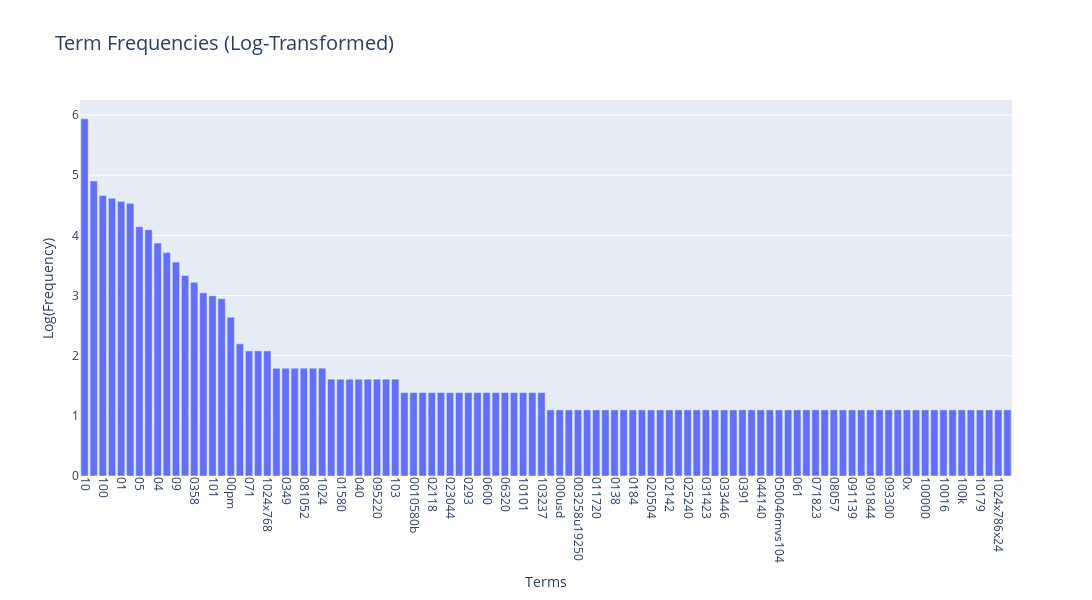

Source (notebook cell):
### Markdown cell above
### >>> **Exercise 15 (take home):** 
You can copy the code from the previous exercise and change the 'term_frequencies' variable for the 'term_frequencies_log', comment about the differences that you observe and talk about other possible insights that we can get from a log distribution.

### Code cell
# Answer here
log_frequencies = np.log1p(sorted_frequencies)

fig = px.bar(x=sorted_terms, y=log_frequencies, labels={'x': 'Terms', 'y': 'Log(Frequency)'}, title="Term Frequencies (Log-Transformed)")
fig.update_layout(xaxis=dict(tickangle=90), height=600, width=1400, title_font_size=20)
fig.show()

### Figure 1 — Plotly figure (JSON) as saved in the notebook; plotly's stock layout.template omitted (floating-point values rounded to 4 significant figures)
{"data": [{"alignmentgroup": "True", "hovertemplate": "Terms=%{x}<br>Log(Frequency)=%{y}<extra></extra>", "legendgroup": "", "marker": {"color": "#636efa", "pattern": {"shape": ""}}, "name": "", "offsetgroup": "", "orientation": "v", "showlegend": false, "textposition": "auto", "type": "bar", "x": ["10", "00", "100", "03", "01", "000", "05", "02", "04", "08", "09", "07", "0358", "1000", "101", "06", "00pm", "1013", "071", "102", "1024x768", "00am", "0349", "0511", "081052", "084042", "1024", "0100", "01580", "0200", "040", "0423", "095220", "101010", "103", "0001", "0010580b", "002", "02118", "02173", "023044", "024103", "0293", "041343", "0600", "0608", "06320", "0x100", "10101", "102007", "103237", "0000001200", "000usd", "001642", "003258u19250", "004021809", "011720", "013", "0138", "015931", "0184", "01a", "020504", "02115", "02142", "024150", "025240", "025924", "031423", "032251", "033446", "034226", "0391", "043654", "044140", "0500", "050046mvs104", "0510", "061", "063425", "071823", "0721", "08057", "090030", "091139", "091258", "091844", "0930", "093300", "0987", "0x", "10000", "100000", "100015", "10016", "100grams", "100k", "1015", "10179", "10193", "1024x786x24", "1028"], "xaxis": "x", "y": [5.938, 4.905, 4.663, 4.615, 4.564, 4.533, 4.143, 4.094, 3.871, 3.714, 3.555, 3.332, 3.219, 3.045, 2.996, 2.944, 2.639, 2.197, 2.079, 2.079, 2.079, 1.792, 1.792, 1.792, 1.792, 1.792, 1.792, 1.609, 1.609, 1.609, 1.609, 1.609, 1.609, 1.609, 1.609, 1.386, 1.386, 1.386, 1.386, 1.386, 1.386, 1.386, 1.386, 1.386, 1.386, 1.386, 1.386, 1.386, 1.386, 1.386, 1.386, 1.099, 1.099, 1.099, 1.099, 1.099, 1.099, 1.099, 1.099, 1.099, 1.099, 1.099, 1.099, 1.099, 1.099, 1.099, 1.099, 1.099, 1.099, 1.099, 1.099, 1.099, 1.099, 1.099, 1.099, 1.099, 1.099, 1.099, 1.099, 1.099, 1.099, 1.099, 1.099, 1.099, 1.099, 1.099, 1.099, 1.099, 1.099, 1.099, 1.099, 1.099, 1.099, 1.099, 1.099, 1.099, 1.099, 1.099, 1.099, 1.099, 1.099, 1.099], "yaxis": "y"}], "layout": {"barmode": "relative", "height": 600, "legend": {"tracegroupgap": 0}, "title": {"font": {"size": 20}, "text": "Term Frequencies (Log-Transformed)"}, "width": 1400, "xaxis": {"anchor": "y", "domain": [0, 1], "tickangle": 90, "title": {"text": "Terms"}}, "yaxis": {"anchor": "x", "domain": [0, 1], "title": {"text": "Log(Frequency)"}}}}
